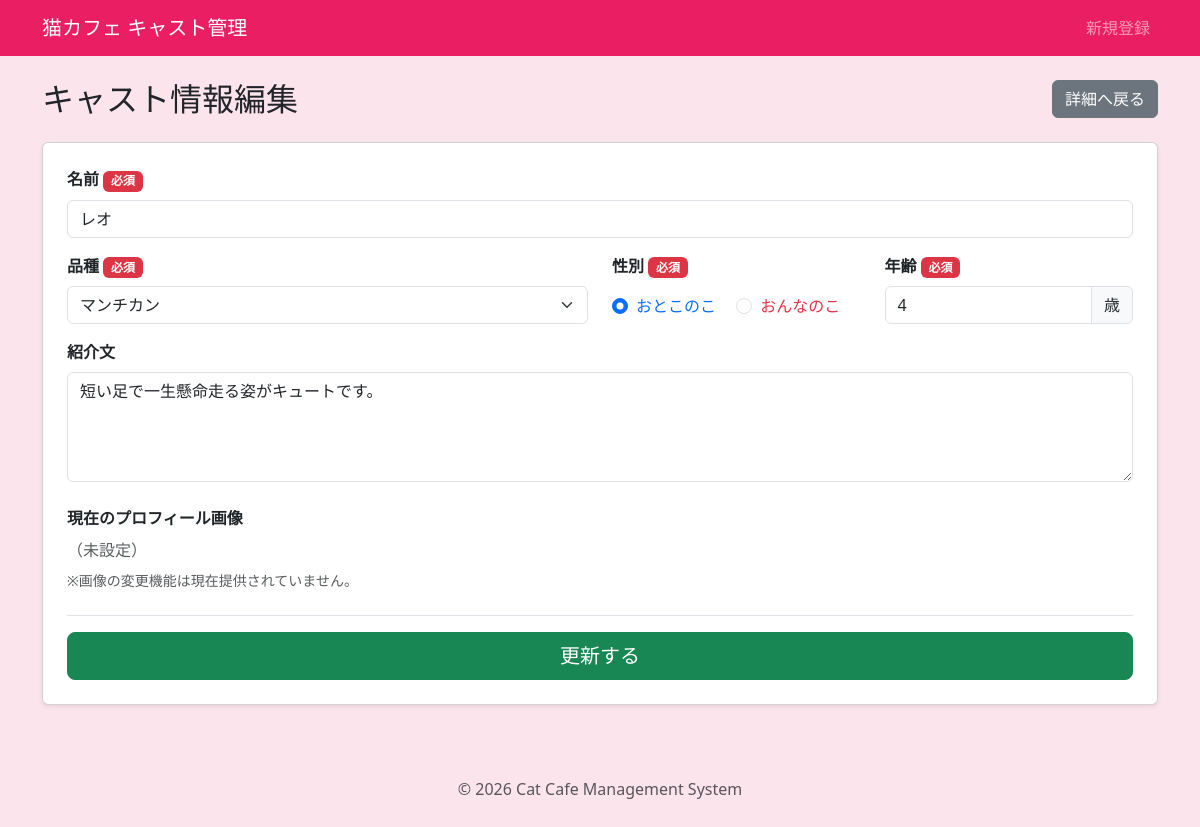
The page /edit.php?id=3 on the database its author committed.
### tables this page shows
CREATE TABLE `cats` (
  `id` int(11) NOT NULL,
  `name` varchar(50) NOT NULL,
  `breed_id` int(11) NOT NULL,
  `gender` tinyint(4) NOT NULL COMMENT '1:おとこのこ 2:おんなのこ',
  `age` int(11) NOT NULL,
  `profile` text DEFAULT NULL,
  `image_name` varchar(255) DEFAULT NULL,
  `created_at` datetime DEFAULT current_timestamp(),
  `updated_at` datetime DEFAULT current_timestamp() ON UPDATE current_timestamp()
);

### inc/functions.php (called while the page is built, shortened)
<?php
function h($string)
{
  return htmlspecialchars($string, ENT_QUOTES, 'UTF-8');
}

### edit.php (the view, shortened to what this page needs)
<?php
require_once './inc/functions.php';
$id = $_GET['id'] ?? '';
$db = db_connect();
$cat = null;
$breeds = [];
try {
  $sql = 'SELECT * FROM cats WHERE id = :id';
  $stmt = $db->prepare($sql);
  $stmt->bindParam(':id', $id, PDO::PARAM_INT);
  $stmt->execute();
  $cat = $stmt->fetch(PDO::FETCH_ASSOC);
  $sql_breeds = 'SELECT * FROM breeds ORDER BY id ASC';
  $stmt_breeds = $db->prepare($sql_breeds);
  $stmt_breeds->execute();
  $breeds = $stmt_breeds->fetchAll(PDO::FETCH_ASSOC);
} catch (PDOException $e) {
  exit('データの取得に失敗しました: ' . h($e->getMessage()));
}
$name              = $_SESSION['form_data']['name'] ?? $cat['name'];
$breed_id          = $_SESSION['form_data']['breed_id'] ?? $cat['breed_id'];
$gender            = $_SESSION['form_data']['gender'] ?? $cat['gender'];
$age               = $_SESSION['form_data']['age'] ?? $cat['age'];
$profile           = $_SESSION['form_data']['profile'] ?? $cat['profile'];
require_once 'inc/header.php';
?>
<div class="d-flex justify-content-between align-items-center mb-4">
  <h2 class="mb-0">キャスト情報編集</h2>
  <a href="detail.php?id=<?php echo h($cat['id']); ?>" class="btn btn-secondary">詳細へ戻る</a>
</div>
<div class="card shadow-sm mb-5">
  <div class="card-body p-4">
    <form action="edit_do.php" method="POST">
      <div class="row mb-3">
        <div class="col-md-12">
          <label for="name" class="form-label fw-bold">名前 <span class="badge bg-danger">必須</span></label>
          <input type="text" class="form-control" id="name" name="name" value="<?php echo h($name); ?>" required>
        </div>
      </div>
      <div class="row mb-3">
        <div class="col-md-6 mb-3 mb-md-0">
          <label for="breed_id" class="form-label fw-bold">品種 <span class="badge bg-danger">必須</span></label>
          <select class="form-select" id="breed_id" name="breed_id" required>
            <?php foreach ($breeds as $breed): ?>
              <option value="<?php echo h($breed['id']); ?>" <?php echo $breed_id == $breed['id'] ? 'selected' : ''; ?>>
                <?php echo h($breed['name']); ?>
              </option>
            <?php endforeach; ?>
          </select>
        </div>
        <div class="col-md-3 mb-3 mb-md-0">
          <label class="form-label d-block fw-bold">性別 <span class="badge bg-danger">必須</span></label>
          <div class="form-check form-check-inline mt-2">
            <input class="form-check-input" type="radio" name="gender" id="gender_male" value="1" <?php echo $gender == '1' ? 'checked' : ''; ?>>
            <label class="form-check-label text-primary" for="gender_male">おとこのこ</label>
          </div>
          <div class="form-check form-check-inline">
            <input class="form-check-input" type="radio" name="gender" id="gender_female" value="2" <?php echo $gender == '2' ? 'checked' : ''; ?>>
            <label class="form-check-label text-danger" for="gender_female">おんなのこ</label>
          </div>
        </div>
        <div class="col-md-3">
          <label for="age" class="form-label fw-bold">年齢 <span class="badge bg-danger">必須</span></label>
          <div class="input-group">
            <input type="number" class="form-control" id="age" name="age" min="0" max="30" value="<?php echo h($age); ?>" required>
            <span class="input-group-text">歳</span>
          </div>
        </div>
      </div>
      <div class="mb-4">
        <label for="profile" class="form-label fw-bold">紹介文</label>
        <textarea class="form-control" id="profile" name="profile" rows="4"><?php echo h($profile); ?></textarea>
      </div>
      <div class="mb-4">
        <label class="form-label d-block fw-bold">現在のプロフィール画像</label>
        <?php if (!empty($cat['image_name']) && file_exists('images/' . $cat['image_name'])): ?>
          <img src="images/<?php echo h($cat['image_name']); ?>" alt="現在のアバター" class="img-thumbnail" style="max-height: 150px;">
        <?php else: ?>
          <span class="text-muted">（未設定）</span>
        <?php endif; ?>
        <p class="text-muted small mt-2">※画像の変更機能は現在提供されていません。</p>
      </div>
      <div class="d-grid pt-3 border-top">
        <button type="submit" class="btn btn-success btn-lg">更新する</button>
      </div>
    </form>
  </div>
</div>
<?php require_once 'inc/footer.php'; ?>

### inc/header.php (style rules this page uses)
body { background-color: #fce4ec; }

### rows shown on the page
cats: name "レオ", breed_id "マンチカン", gender "☑ おとこのこ", gender "☐ おんなのこ", age "4", profile "短い足で一生懸命走る姿がキュートです。"
